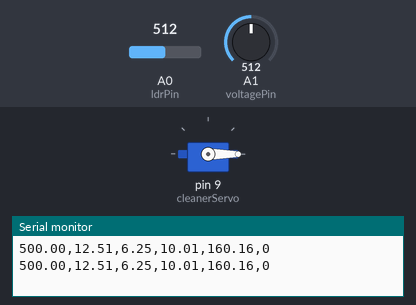
Recording of a sketch running on a simulated Arduino Uno, built with avr-gcc and run on an emulated ATmega328P. On the bench: servo, the last lines printed to the serial monitor. Inputs (shaded band) come from the test bench; at power-on: A0 (ldrPin) = 512, A1 (voltagePin) = 512.

Above: at 2.8 s.
2.9 s: A0 (ldrPin) set to 3
5.6 s: A0 (ldrPin) set to 0
9.5 s: A1 (voltagePin) set to 0
13.5 s: A0 (ldrPin) set to 598
16.2 s: A0 (ldrPin) set to 627
At 18.8 s:
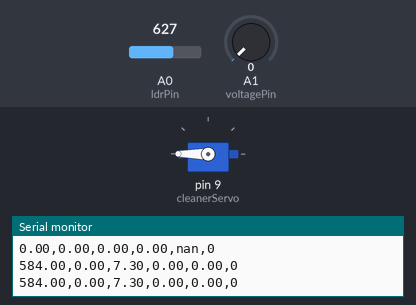
22.2 s: A0 (ldrPin) set to 590
At 23.2 s:
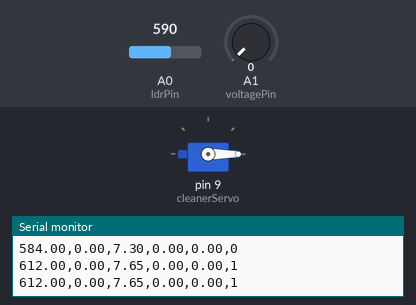
Timing chart, 0 to 25.2 s (numbered marks = the images above; inputs shaded):
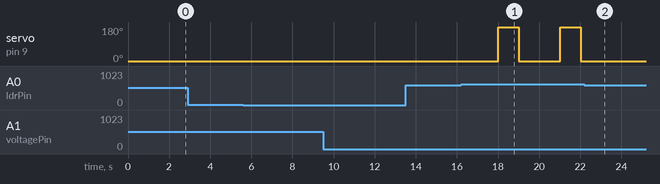

The sketch:

solar_monitor.ino
```cpp
#include <Servo.h>

Servo cleanerServo;

int ldrPin = A0;

int voltagePin = A1;

bool isCleaning = false;

void setup() {

  Serial.begin(9600);

  cleanerServo.attach(9);

  cleanerServo.write(0);
}

void loop() {

  int ldrRaw =
    analogRead(ldrPin);

  int voltageRaw =
    analogRead(voltagePin);

  float lightIntensity =
    map(ldrRaw, 0, 1023, 0, 1000);

  float voltage =
    (voltageRaw * 5.0 / 1023.0) * 5;

  float expectedOutput =
    lightIntensity * 0.0125;

  float actualOutput =
    voltage * 0.8;

  float efficiency =
    (actualOutput / expectedOutput)
    * 100;

  if (
    efficiency < 60 &&
    lightIntensity > 600
  ) {

    isCleaning = true;

    cleanerServo.write(180);

    delay(1000);

    cleanerServo.write(0);

  } else {

    isCleaning = false;
  }

  Serial.print(lightIntensity);

  Serial.print(",");

  Serial.print(voltage);

  Serial.print(",");

  Serial.print(expectedOutput);

  Serial.print(",");

  Serial.print(actualOutput);

  Serial.print(",");

  Serial.print(efficiency);

  Serial.print(",");

  Serial.println(isCleaning);

  delay(2000);
}
```

Measured:
- the behaviour switches between 614 and 615 on A0 (ldrPin) (found by bisection; images 0 and 1)
- after the input at 16.2 s, servo on pin 9 (cleanerServo): alternates 180° for 1.0 s and 0° for 2.0 s, starting after 1.8 s
- after the input at 22.2 s, servo on pin 9 (cleanerServo): stays 0° (without the input it goes to 180° after 1.8 s)
